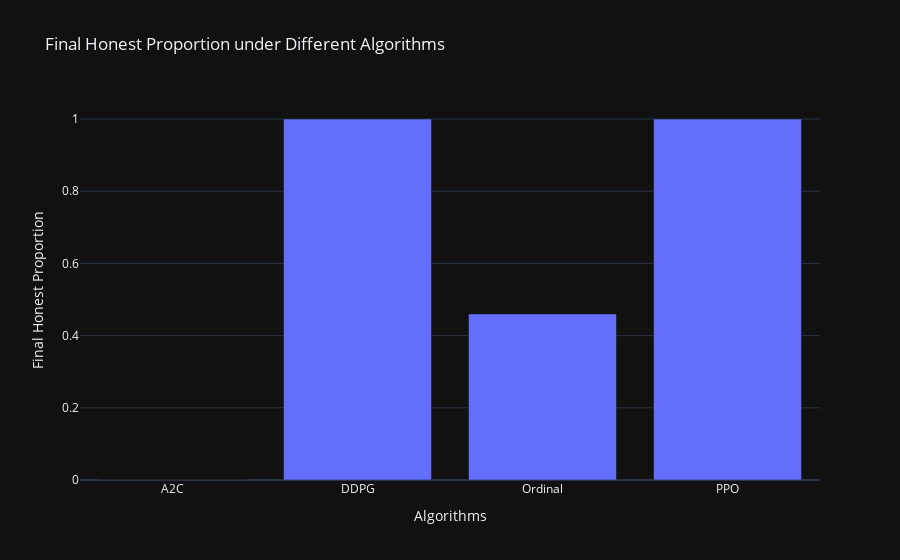

Notebook code cell kept with this figure:
### Code cell
# calculate final values of honest_proportion under different initial_honest_ratio

### Figure 1 — Plotly figure (JSON) as saved in the notebook; plotly's stock layout.template omitted (floating-point values rounded to 4 significant figures)
{"data": [{"type": "bar", "x": ["A2C", "DDPG", "Ordinal", "PPO"], "y": [0, 1.0, 0.46, 1.0]}], "layout": {"title": {"text": "Final Honest Proportion under Different Algorithms"}, "xaxis": {"title": {"text": "Algorithms"}}, "yaxis": {"title": {"text": "Final Honest Proportion"}}}}
